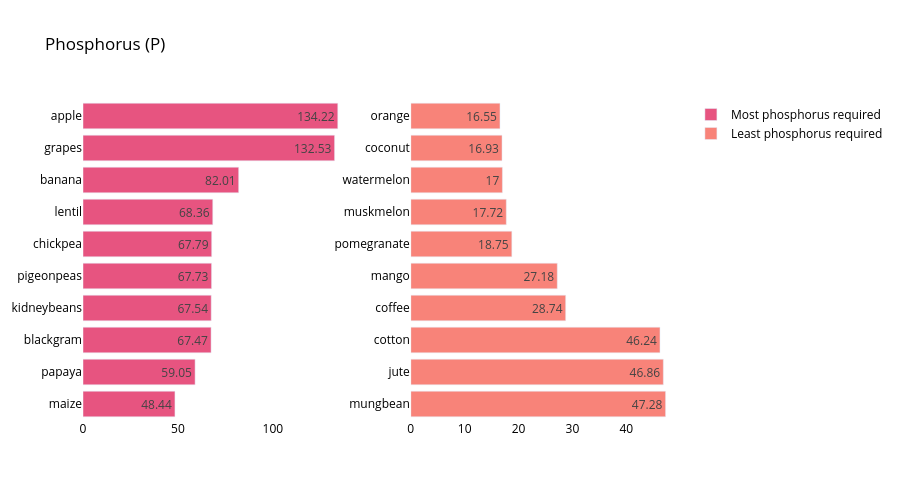

Notebook code cell kept with this figure:
### Code cell
crop_summary_P = crop_summary.sort_values(by='P', ascending=False)
  
fig = make_subplots(rows=1, cols=2)

top = {
    'y' : crop_summary_P['P'][0:10].sort_values().index,
    'x' : crop_summary_P['P'][0:10].sort_values()
}

last = {
    'y' : crop_summary_P['P'][-10:].index,
    'x' : crop_summary_P['P'][-10:]
}

fig.add_trace(
    go.Bar(top,
           name="Most phosphorus required",
           marker_color=random.choice(colorarr),
           orientation='h',
          text=top['x']),
    
    row=1, col=1
)

fig.add_trace(
    go.Bar(last,
           name="Least phosphorus required",
           marker_color=random.choice(colorarr),
           orientation='h',
          text=last['x']),
    row=1, col=2
)
fig.update_traces(texttemplate='%{text}', textposition='inside')
fig.update_layout(title_text="Phosphorus (P)",
                  plot_bgcolor='white',
                  font_size=12, 
                  font_color='black',
                 height=500)

fig.update_xaxes(showgrid=False)
fig.update_yaxes(showgrid=False)
fig.show()

### Figure 1 — Plotly figure (JSON) as saved in the notebook; plotly's stock layout.template omitted (floating-point values rounded to 4 significant figures)
{"data": [{"marker": {"color": "#E75480"}, "name": "Most phosphorus required", "orientation": "h", "text": [48.44, 59.05, 67.47, 67.54, 67.73, 67.79, 68.36, 82.01, 132.5, 134.2], "textposition": "inside", "texttemplate": "%{text}", "type": "bar", "x": [48.44, 59.05, 67.47, 67.54, 67.73, 67.79, 68.36, 82.01, 132.5, 134.2], "xaxis": "x", "y": ["maize", "papaya", "blackgram", "kidneybeans", "pigeonpeas", "chickpea", "lentil", "banana", "grapes", "apple"], "yaxis": "y"}, {"marker": {"color": "#F88379"}, "name": "Least phosphorus required", "orientation": "h", "text": [47.28, 46.86, 46.24, 28.74, 27.18, 18.75, 17.72, 17.0, 16.93, 16.55], "textposition": "inside", "texttemplate": "%{text}", "type": "bar", "x": [47.28, 46.86, 46.24, 28.74, 27.18, 18.75, 17.72, 17.0, 16.93, 16.55], "xaxis": "x2", "y": ["mungbean", "jute", "cotton", "coffee", "mango", "pomegranate", "muskmelon", "watermelon", "coconut", "orange"], "yaxis": "y2"}], "layout": {"font": {"color": "black", "size": 12}, "height": 500, "plot_bgcolor": "white", "title": {"text": "Phosphorus (P)"}, "xaxis": {"anchor": "y", "domain": [0, 0.45], "showgrid": false}, "xaxis2": {"anchor": "y2", "domain": [0.55, 1], "showgrid": false}, "yaxis": {"anchor": "x", "domain": [0, 1], "showgrid": false}, "yaxis2": {"anchor": "x2", "domain": [0, 1], "showgrid": false}}}
